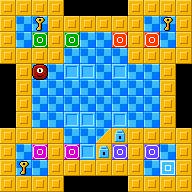

This is a level from a 2D game, rendered from its Tiled map with the project's own tilesets. A one-line summary and the complete map file follow:
An orthogonal 12x12 tile map with 16x16 px tiles, 3 tile layers (floor, walls, items).

<map version="1.10" tiledversion="1.11.0" orientation="orthogonal" renderorder="left-up" width="12" height="12" tilewidth="16" tileheight="16" infinite="0" nextlayerid="4" nextobjectid="1">
 <editorsettings>
  <export target="../game/levels/level34.lua" format="lua" />
 </editorsettings>
 <properties>
  <property name="moves" type="int" value="12" />
  <property name="name" value="CASTLE" />
 </properties>
 <tileset firstgid="1" source="tiles.tsx" />
 <layer id="1" name="floor" width="12" height="12">
  <data encoding="csv">
0,0,0,0,0,0,0,0,0,0,0,0,
0,52,52,0,0,0,0,0,0,52,52,0,
0,52,52,0,52,52,52,52,0,52,52,0,
0,0,0,0,52,52,52,52,0,0,0,0,
0,0,52,52,88,88,52,88,52,52,0,0,
0,0,52,52,52,52,52,52,52,52,0,0,
0,0,52,52,52,52,52,52,52,52,0,0,
0,0,52,52,88,88,52,88,52,52,0,0,
0,0,0,0,52,52,52,52,0,0,0,0,
0,52,52,0,52,88,52,52,0,52,52,0,
0,52,52,0,0,0,0,0,0,52,52,0,
0,0,0,0,0,0,0,0,0,0,0,0
</data>
 </layer>
 <layer id="2" name="walls" width="12" height="12">
  <data encoding="csv">
51,51,51,51,0,0,0,0,51,51,51,51,
51,0,0,51,51,51,51,51,51,0,0,51,
51,0,0,51,0,0,0,0,51,0,0,51,
51,51,51,51,0,0,0,0,51,51,51,51,
0,51,0,0,0,0,0,0,0,0,51,0,
0,51,0,0,0,0,0,0,0,0,51,0,
0,51,0,0,0,0,0,0,0,0,51,0,
0,51,0,0,0,0,0,0,0,0,51,0,
51,51,51,51,0,0,53,0,51,51,51,51,
51,0,0,51,0,0,0,0,51,0,0,51,
51,0,0,51,51,51,51,51,51,0,0,51,
51,51,51,51,0,0,0,0,51,51,51,51
</data>
 </layer>
 <layer id="3" name="items" width="12" height="12">
  <data encoding="csv">
0,0,0,0,0,0,0,0,0,0,0,0,
0,0,12,0,0,0,0,0,0,0,12,0,
0,0,7,0,7,0,0,9,0,9,0,0,
0,0,0,0,0,0,0,0,0,0,0,0,
0,0,2,0,11,11,0,11,0,0,0,0,
0,0,0,0,0,0,0,0,0,0,0,0,
0,0,0,0,0,0,0,0,0,0,0,0,
0,0,0,0,11,11,0,11,0,0,0,0,
0,0,0,0,0,0,0,13,0,0,0,0,
0,0,8,0,8,11,13,10,0,10,0,0,
0,12,0,0,0,0,0,0,0,0,1,0,
0,0,0,0,0,0,0,0,0,0,0,0
</data>
 </layer>
</map>
